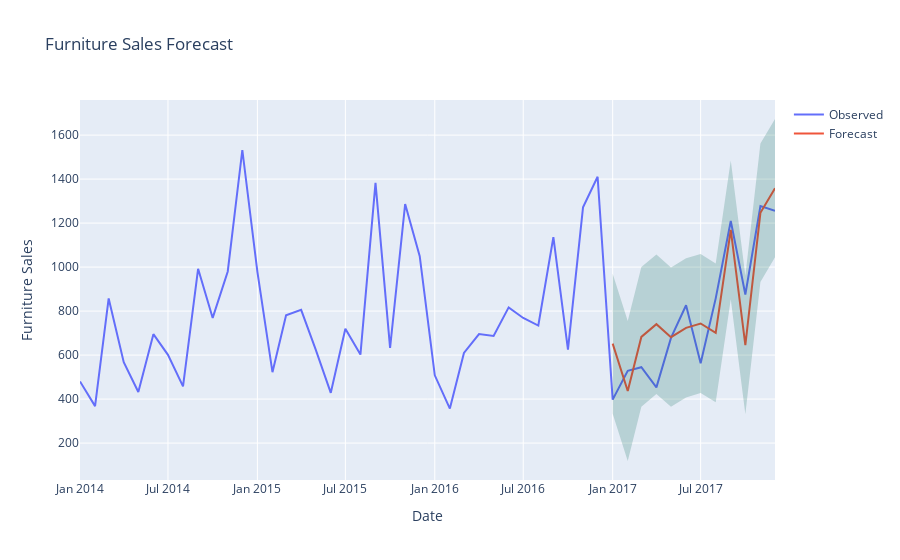

The notebook cell this image was saved under:
### Markdown cell above
To help us understand the accuracy of our forecasts, we compare predicted sales to real sales of the time series, and we set forecasts to start at 2017-07-01 to the end of the data.

### Code cell
import plotly.graph_objs as go
import plotly.io as pio

pred = results.get_prediction(start=pd.to_datetime('2017-01-01'), dynamic=False)
pred_ci = pred.conf_int()

observed_trace = go.Scatter(x=y.index, y=y, mode='lines', name='Observed')

forecast_trace = go.Scatter(x=pred.predicted_mean.index, y=pred.predicted_mean, mode='lines', name='Forecast')

ci_trace = go.Scatter(x=pred_ci.index.tolist() + pred_ci.index.tolist()[::-1],
                      y=pred_ci.iloc[:, 0].tolist() + pred_ci.iloc[:, 1].tolist()[::-1],
                      fill='toself',
                      fillcolor='rgba(0,100,80,0.2)',
                      line=dict(color='rgba(255,255,255,0)'),
                      showlegend=False,
                      name='Confidence Interval')


layout = go.Layout(title='Furniture Sales Forecast',
                   xaxis=dict(title='Date'),
                   yaxis=dict(title='Furniture Sales'))


fig = go.Figure(data=[observed_trace, forecast_trace, ci_trace], layout=layout)

pio.show(fig)

### Figure 1 — Plotly figure (JSON) as saved in the notebook; plotly's stock layout.template omitted (floating-point values rounded to 4 significant figures)
{"data": [{"mode": "lines", "name": "Observed", "type": "scatter", "x": ["2014-01-01T00:00:00", "2014-02-01T00:00:00", "2014-03-01T00:00:00", "2014-04-01T00:00:00", "2014-05-01T00:00:00", "2014-06-01T00:00:00", "2014-07-01T00:00:00", "2014-08-01T00:00:00", "2014-09-01T00:00:00", "2014-10-01T00:00:00", "2014-11-01T00:00:00", "2014-12-01T00:00:00", "2015-01-01T00:00:00", "2015-02-01T00:00:00", "2015-03-01T00:00:00", "2015-04-01T00:00:00", "2015-05-01T00:00:00", "2015-06-01T00:00:00", "2015-07-01T00:00:00", "2015-08-01T00:00:00", "2015-09-01T00:00:00", "2015-10-01T00:00:00", "2015-11-01T00:00:00", "2015-12-01T00:00:00", "2016-01-01T00:00:00", "2016-02-01T00:00:00", "2016-03-01T00:00:00", "2016-04-01T00:00:00", "2016-05-01T00:00:00", "2016-06-01T00:00:00", "2016-07-01T00:00:00", "2016-08-01T00:00:00", "2016-09-01T00:00:00", "2016-10-01T00:00:00", "2016-11-01T00:00:00", "2016-12-01T00:00:00", "2017-01-01T00:00:00", "2017-02-01T00:00:00", "2017-03-01T00:00:00", "2017-04-01T00:00:00", "2017-05-01T00:00:00", "2017-06-01T00:00:00", "2017-07-01T00:00:00", "2017-08-01T00:00:00", "2017-09-01T00:00:00", "2017-10-01T00:00:00", "2017-11-01T00:00:00", "2017-12-01T00:00:00"], "y": [480.2, 367.9, 857.3, 567.5, 432.0, 695.1, 601.2, 457.5, 992.4, 769.0, 980.2, 1532.0, 978.3, 522.4, 781.2, 805.8, 625.0, 428.6, 719.7, 602.4, 1383.0, 633.0, 1287.0, 1049.0, 508.2, 356.9, 609.6, 695.4, 687.3, 816.9, 768.7, 734.3, 1136.0, 624.9, 1271.0, 1411.0, 397.6, 528.2, 544.7, 453.3, 678.3, 826.5, 562.5, 857.9, 1210.0, 875.4, 1278.0, 1256.0]}, {"mode": "lines", "name": "Forecast", "type": "scatter", "x": ["2017-01-01T00:00:00", "2017-02-01T00:00:00", "2017-03-01T00:00:00", "2017-04-01T00:00:00", "2017-05-01T00:00:00", "2017-06-01T00:00:00", "2017-07-01T00:00:00", "2017-08-01T00:00:00", "2017-09-01T00:00:00", "2017-10-01T00:00:00", "2017-11-01T00:00:00", "2017-12-01T00:00:00"], "y": [652.1, 436.6, 682.7, 740.6, 681.5, 723.9, 743.6, 701.1, 1169.0, 645.7, 1247.0, 1359.0]}, {"fill": "toself", "fillcolor": "rgba(0,100,80,0.2)", "line": {"color": "rgba(255,255,255,0)"}, "name": "Confidence Interval", "showlegend": false, "type": "scatter", "x": ["2017-01-01T00:00:00", "2017-02-01T00:00:00", "2017-03-01T00:00:00", "2017-04-01T00:00:00", "2017-05-01T00:00:00", "2017-06-01T00:00:00", "2017-07-01T00:00:00", "2017-08-01T00:00:00", "2017-09-01T00:00:00", "2017-10-01T00:00:00", "2017-11-01T00:00:00", "2017-12-01T00:00:00", "2017-12-01T00:00:00", "2017-11-01T00:00:00", "2017-10-01T00:00:00", "2017-09-01T00:00:00", "2017-08-01T00:00:00", "2017-07-01T00:00:00", "2017-06-01T00:00:00", "2017-05-01T00:00:00", "2017-04-01T00:00:00", "2017-03-01T00:00:00", "2017-02-01T00:00:00", "2017-01-01T00:00:00"], "y": [333.9, 118.5, 365.2, 423.6, 365.0, 407.7, 427.8, 385.6, 854.0, 330.8, 932.3, 1044.0, 1673.0, 1562.0, 960.6, 1484.0, 1017.0, 1059.0, 1040.0, 998.1, 1058.0, 1000.0, 754.7, 970.3]}], "layout": {"title": {"text": "Furniture Sales Forecast"}, "xaxis": {"title": {"text": "Date"}}, "yaxis": {"title": {"text": "Furniture Sales"}}}}
